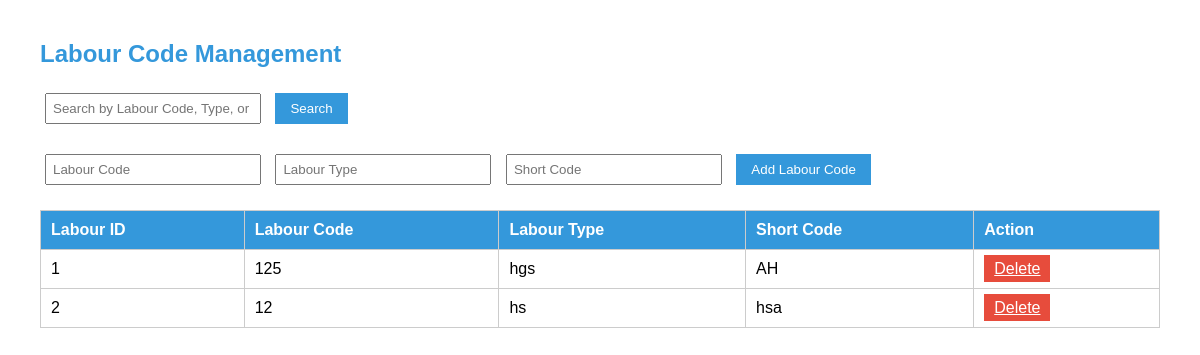
Page /labourcode.php on the committed database.
### tables this page shows
CREATE TABLE `mstlabourcode` (
  `LabourId` int(11) NOT NULL,
  `Labourcode` varchar(20) NOT NULL,
  `LabourType` varchar(10) NOT NULL,
  `ShortCodeL` varchar(3) NOT NULL
);

### labourcode.php (the view, shortened to what this page needs)
<?php
include 'db.php';
$search = '';
if (isset($_POST['search'])) {
    $search = $_POST['search'];
    $query = "SELECT * FROM mstLabourCode WHERE Labourcode LIKE '%$search%' OR LabourType LIKE '%$search%' OR ShortCodeL LIKE '%$search%'";
} else {
    $query = "SELECT * FROM mstLabourCode";
}
$result = $conn->query($query);
?>
<!DOCTYPE html>
<html lang="en">
<head>
</head>
<body>
    <h2>Labour Code Management</h2>
    <form method="POST" class="form-section">
        <input type="text" name="search" placeholder="Search by Labour Code, Type, or Short Code" value="<?= htmlspecialchars($search) ?>">
        <button class="btn" type="submit">Search</button>
    </form>
    <form method="POST" class="form-section">
        <input type="text" name="labourCode" placeholder="Labour Code" required>
        <input type="text" name="labourType" placeholder="Labour Type" required>
        <input type="text" name="shortCodeL" placeholder="Short Code" required>
        <button class="btn" type="submit" name="add">Add Labour Code</button>
    </form>
    <table>
        <thead>
            <tr>
                <th>Labour ID</th>
                <th>Labour Code</th>
                <th>Labour Type</th>
                <th>Short Code</th>
                <th>Action</th>
            </tr>
        </thead>
        <tbody>
            <?php while ($row = $result->fetch_assoc()): ?>
                <tr>
                    <td><?= htmlspecialchars($row['LabourId']) ?></td>
                    <td><?= htmlspecialchars($row['Labourcode']) ?></td>
                    <td><?= htmlspecialchars($row['LabourType']) ?></td>
                    <td><?= htmlspecialchars($row['ShortCodeL']) ?></td>
                    <td>
                        <a class="action-btn" href="labourcode.php?delete=<?= $row['LabourId'] ?>" onclick="return confirm('Are you sure you want to delete this record?')">Delete</a>
                    </td>
                </tr>
            <?php endwhile; ?>
        </tbody>
    </table>
</body>
</html>

### labourcode.php (style rules this page uses)
body { font-family: Arial, sans-serif; margin: 40px; }
h2 { color: #3498db; }
table { width: 100%; border-collapse: collapse; margin-top: 20px; }
th, td { border: 1px solid #ccc; padding: 10px; text-align: left; }
th { background-color: #3498db; color: white; }
input[type="text"] { padding: 6px; width: 200px; margin: 5px; }
.btn { padding: 8px 15px; background-color: #3498db; color: white; border: none; cursor: pointer; margin: 5px; }
.form-section { margin-bottom: 20px; }
.action-btn { color: white; background-color: #e74c3c; border: none; padding: 5px 10px; cursor: pointer; }

### rows in the picture
mstlabourcode: LabourId "1", Labourcode "125", LabourType "hgs", ShortCodeL "AH"
mstlabourcode: LabourId "2", Labourcode "12", LabourType "hs", ShortCodeL "hsa"
